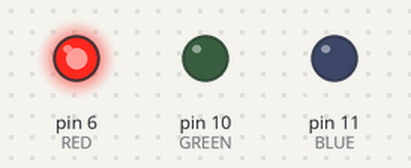
Simulated run of this sketch. Board: Arduino Uno, built with avr-gcc and run on an emulated ATmega328P. On the bench: output pins drawn as LEDs (lit = HIGH).

Above: at 1.0 s.
At 3.0 s:
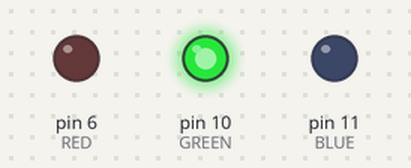
At 5.0 s:
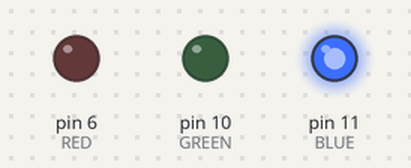
At 7.0 s:
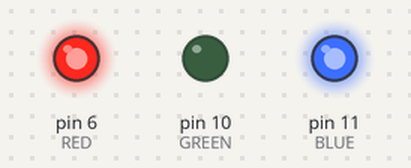
Timing chart, 0 to 10.4 s (numbered marks = the images above):
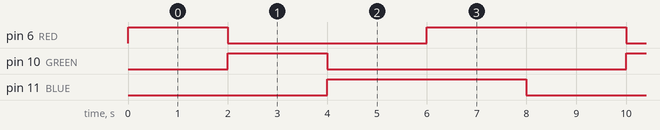

Measured:
- by itself, pin 6 (RED): repeats every 8.0 s: LOW 4.0 s, HIGH 4.0 s
- by itself, pin 10 (GREEN): alternates HIGH for 2.0 s and LOW for 6.0 s
- by itself, pin 11 (BLUE): alternates HIGH for 4.0 s and LOW for 4.0 s

The sketch:

led.ino
```cpp
#define RED 6
#define GREEN 10
#define BLUE 11

void setup() {
  pinMode(RED, OUTPUT);
  pinMode(GREEN, OUTPUT);
  pinMode(BLUE, OUTPUT);
}

void setColor(int r, int g, int b) {
  analogWrite(RED, r);
  analogWrite(GREEN, g);
  analogWrite(BLUE, b);
}

void loop() {

  // 红色
  setColor(255, 0, 0);
  delay(2000);

  // 绿色
  setColor(0, 255, 0);
  delay(2000);

  // 蓝色
  setColor(0, 0, 255);
  delay(2000);

  // 紫色
  setColor(255, 0, 255);
  delay(2000);
}
```
